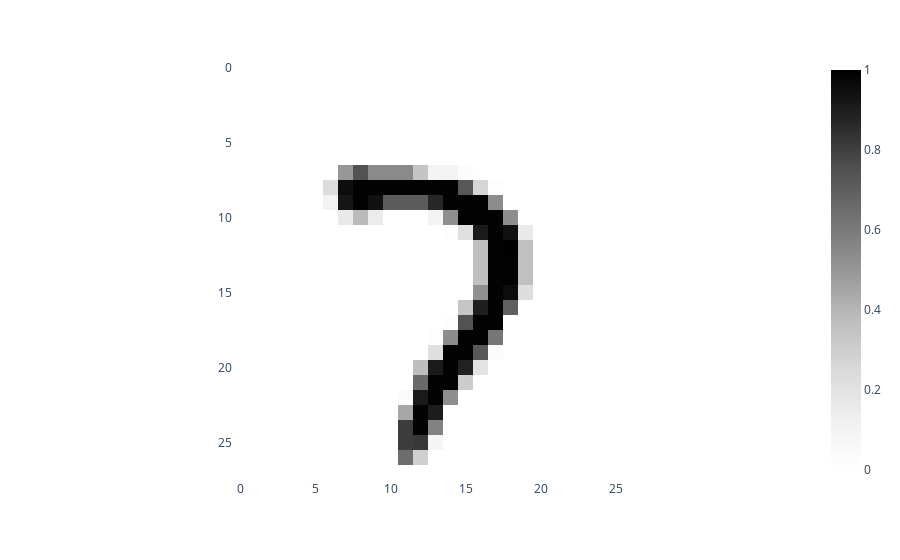

Source (notebook cell):
### Code cell
# Read in the MNIST sample
data = pd.read_csv("https://github.com/dustywhite7/Econ8310/raw/refs/heads/master/DataSets/mnistTrain.csv")

# Randomly choose a row, ignore first column (the label), transform into an array
label = data.iloc[2,0]
image = data.iloc[2,1:].values.reshape(28,28)
px.imshow(image, color_continuous_scale ='Greys')

### Figure 1 — Plotly figure (JSON) as saved in the notebook; plotly's stock layout.template omitted (floating-point values rounded to 4 significant figures; data arrays with more than 128 entries replaced by an {"elided": "..."} marker saying what was removed)
{"data": [{"coloraxis": "coloraxis", "hovertemplate": "x: %{x}<br>y: %{y}<br>color: %{z}<extra></extra>", "name": "0", "type": "heatmap", "xaxis": "x", "yaxis": "y", "z": {"elided": "28x28 float values"}}], "layout": {"coloraxis": {"colorscale": [[0, "rgb(255,255,255)"], [0.125, "rgb(240,240,240)"], [0.25, "rgb(217,217,217)"], [0.375, "rgb(189,189,189)"], [0.5, "rgb(150,150,150)"], [0.625, "rgb(115,115,115)"], [0.75, "rgb(82,82,82)"], [0.875, "rgb(37,37,37)"], [1, "rgb(0,0,0)"]]}, "margin": {"t": 60}, "xaxis": {"anchor": "y", "constrain": "domain", "domain": [0, 1], "scaleanchor": "y"}, "yaxis": {"anchor": "x", "autorange": "reversed", "constrain": "domain", "domain": [0, 1]}}}
